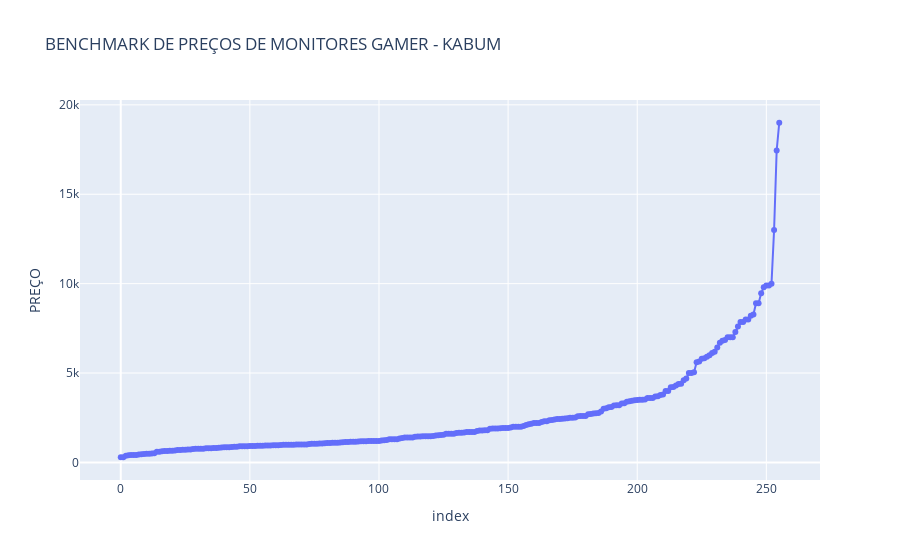

This figure's notebook cell:
### Code cell
# ----------------------------------------------- ABRINDO A PLANILHA ----------------------------------------------- #

# Abrindo a planilha
wb = openpyxl.load_workbook('database.xlsx')

# Acessando a página 'produtos'
sheet_produtos = wb['monitores']

# ---------------------------------------- ORDENANDO OS DADOS PARA O GRÁFICO ---------------------------------------- #

# Criando uma lista para armazenar os produtos (nome, preço)
produtos = []

# Inserindo os produtos na lista (OBS.: zip() é uma função que permite iterar sobre duas listas ao mesmo tempo)
for title, price in zip(sheet_produtos['A'][1:], sheet_produtos['B'][1:]):
  produtos.append([title.value, price.value])

# Ordenando a lista de produtos pelo preço (crescente)
produtos.sort(key=lambda produto: produto[1]) # key = lambda é um parâmetro que permite ordenar a lista por um valor específico, nesse caso o preço
 
# exibindo a lista de produtos com quebra de linha
#for produto in produtos:
# print(produto[0], produto[1], '\n')

# -------------------------------------------------- GERANDO O GRÁFICO -------------------------------------------------- #

# Criando um dataframe com os dados da lista de produtos
df = pd.DataFrame(produtos, columns=['Produto', 'Preço Promocional'])

# Gerando o gráfico de linhas
fig = px.line(
    df, 
    x = df.index,
    y = 'Preço Promocional',
    labels={'x': 'PRODUTO', 'Preço Promocional': 'PREÇO'},
    hover_data=['Produto'],
    markers=True,
    #color = 'Produto',
    title = 'BENCHMARK DE PREÇOS DE MONITORES GAMER - KABUM',
)

fig.show()

# Baixando o gráfico
plotly.offline.plot(fig)

### Figure 1 — Plotly figure (JSON) as saved in the notebook; plotly's stock layout.template omitted (floating-point values rounded to 4 significant figures; data arrays with more than 128 entries replaced by an {"elided": "..."} marker saying what was removed)
{"data": [{"customdata": {"elided": "256x1 str values"}, "hovertemplate": "index=%{x}<br>PREÇO=%{y}<br>Produto=%{customdata[0]}<extra></extra>", "legendgroup": "", "line": {"color": "#636efa", "dash": "solid"}, "marker": {"symbol": "circle"}, "mode": "markers+lines", "name": "", "orientation": "v", "showlegend": false, "type": "scatter", "x": {"elided": "256 int values"}, "xaxis": "x", "y": {"elided": "256 float values"}, "yaxis": "y"}], "layout": {"legend": {"tracegroupgap": 0}, "title": {"text": "BENCHMARK DE PREÇOS DE MONITORES GAMER - KABUM"}, "xaxis": {"anchor": "y", "domain": [0, 1], "title": {"text": "index"}}, "yaxis": {"anchor": "x", "domain": [0, 1], "title": {"text": "PREÇO"}}}}
